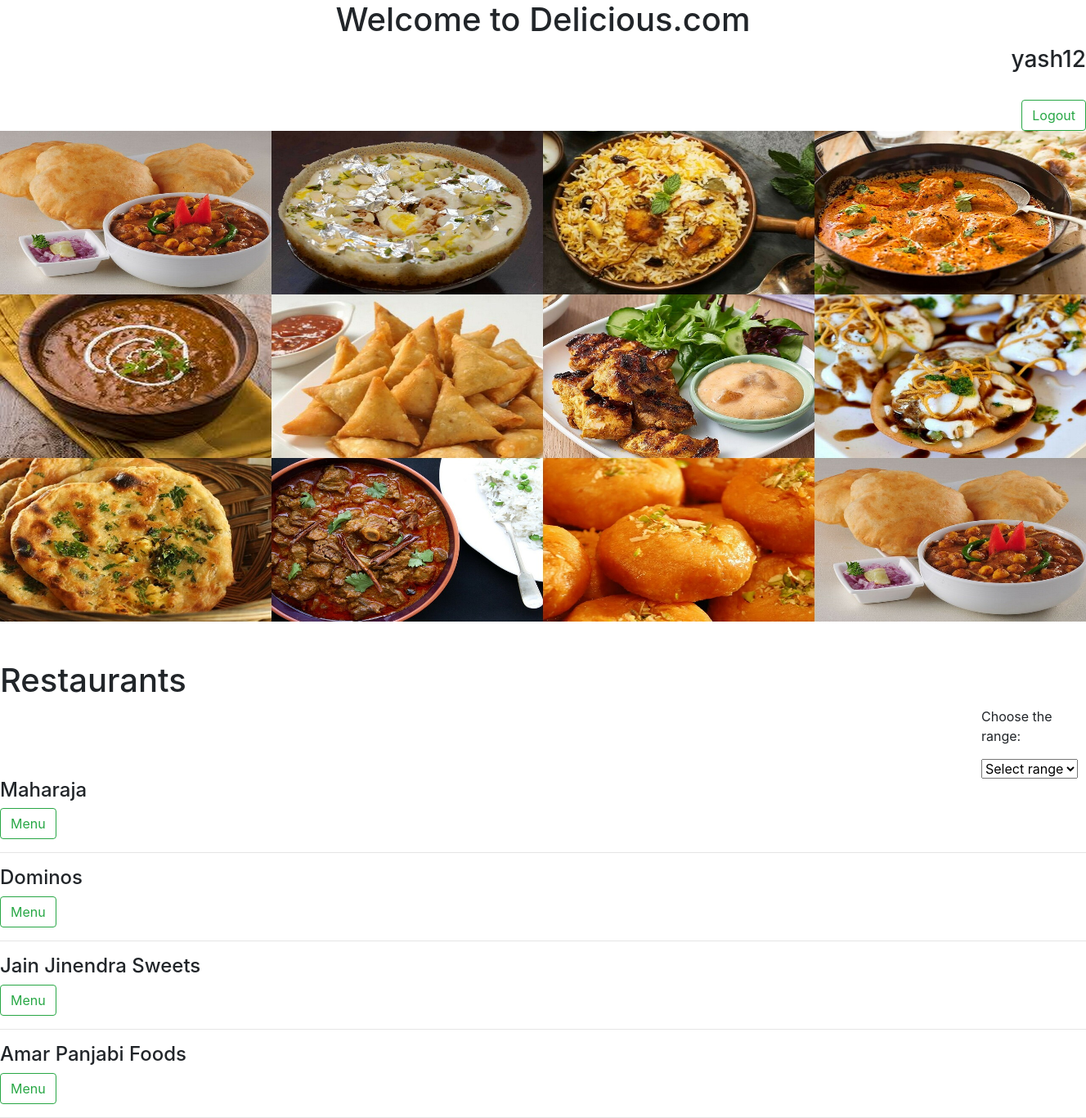
/2, run on the app's committed database.
### accounts/models.py (models this page shows)
class Customer(models.Model):
	name = models.CharField(max_length = 20)
	password = models.CharField(max_length = 100)
	location = models.TextField(null = False)
	is_login = models.BooleanField(default = False)
	def __str__(self):
		return self.name

### restaurant/models.py (models this page shows, shortened)
class Resturant(models.Model):
  owner=ForeignKey(Owner,on_delete = models.CASCADE)
  name=models.CharField(max_length=20)
  address=models.CharField(max_length=200)
  latitude=models.FloatField()
  longitude=models.FloatField()
  opening_time=models.TimeField()
  closing_time=models.TimeField()
  bill_limit=models.IntegerField()

### customer/views.py (the view)
# urls.py: path('<int:id>',views.home,name = 'home'),
def home(request,id):
	customer = Customer.objects.get(id=id)
	request.session["cust_id"] = id
	restaurant = Resturant.objects.all()
	data=serializers.serialize("json",restaurant)
	data = dumps(data)
	return render(request,'home.html',{'restaurant' : restaurant,'customer' : customer,'data':data})

### customer/templates/home.html (shortened to what this page needs)
{% extends 'main.html' %}
{% load static %}
{% block content %}
	<section id="home">
		<h1 align="center" class="h-primary">Welcome to Delicious.com</h1>
		{% if customer.is_login %}
			<h3 align="right">{{customer}}</h3><br>
			<div align="right"><form action="{% url 'customer_logout' %}" method="post">
			<button value={{customer.id}} name = 'try' class="btn btn-outline-success add-btn" data-action="add" type="submit">Logout</button>
		</form> </div>
		{% else%}
			<h3 align="right"><button class="btn btn-outline-success add-btn"><a href="{% url 'customer_login' %}">Login</a></button></h3>
			<h3 align="right"><button class="btn btn-outline-success add-btn"><a href="{% url 'customer_signup' %}">Sign_Up</a></button></h3>
		{% endif %}
		<img src="{% static 'bg1.jpg' %}" height = "600px" top = "0px" left = "0px" width = "100%">
    </section>
		<br><br>
	<h1>Restaurants</h1>
	<div style="margin-left:1200px">
		<p>Choose the range:</p>
		<select onchange="setrange()" id="range" placeholder="select a range">
			<option value="" disabled selected>Select range</option>
		</select>
	</div>
	{% for restaur in restaurant %}
			<div id="{{restaur.id}}" >
				<h4>{{restaur.name}}</h4>
				<form action="{% url 'menu' %}" method="post">
					<button value={{restaur.id}} name = 'try' class="btn btn-outline-success add-btn" data-action="add" type="submit">Menu</button>
				</form>
				<hr>
			</div>
	{% endfor %}
{% endblock content %}

### accounts/templates/main.html (style rules this page uses)
body, html { margin: 0; padding: 0; height: 100%; background: white; }

### data on the page
Customer: name "yash12"
Resturant: name "Maharaja", {{ restaur.id }} 1 (drawn)
Resturant: name "Dominos", {{ restaur.id }} 2 (drawn)
Resturant: name "Jain Jinendra Sweets", {{ restaur.id }} 3 (drawn)
Resturant: name "Amar Panjabi Foods", {{ restaur.id }} 4 (drawn)
